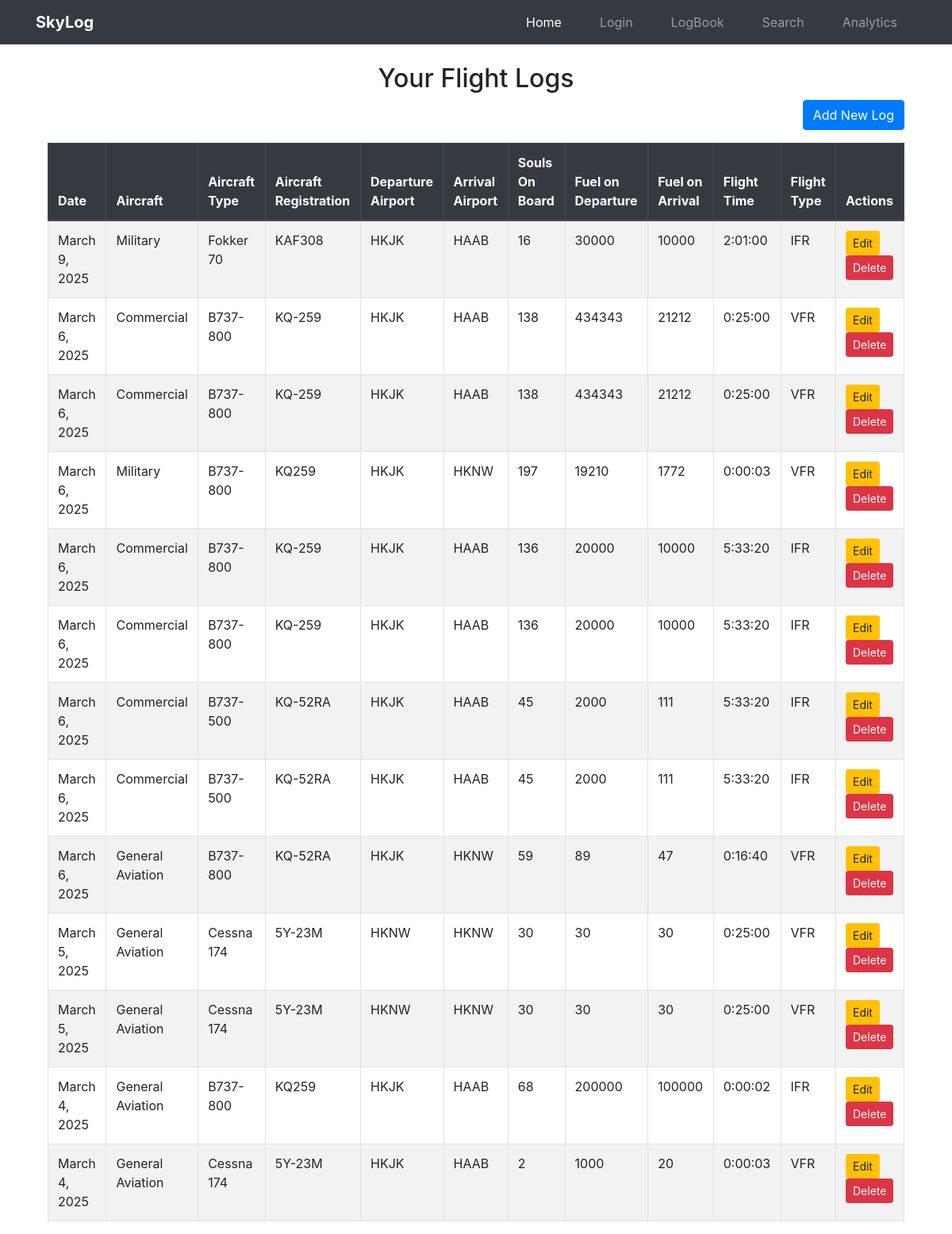
/logbook/logs_list/ (signed in), run on an earlier commit of the app's database.
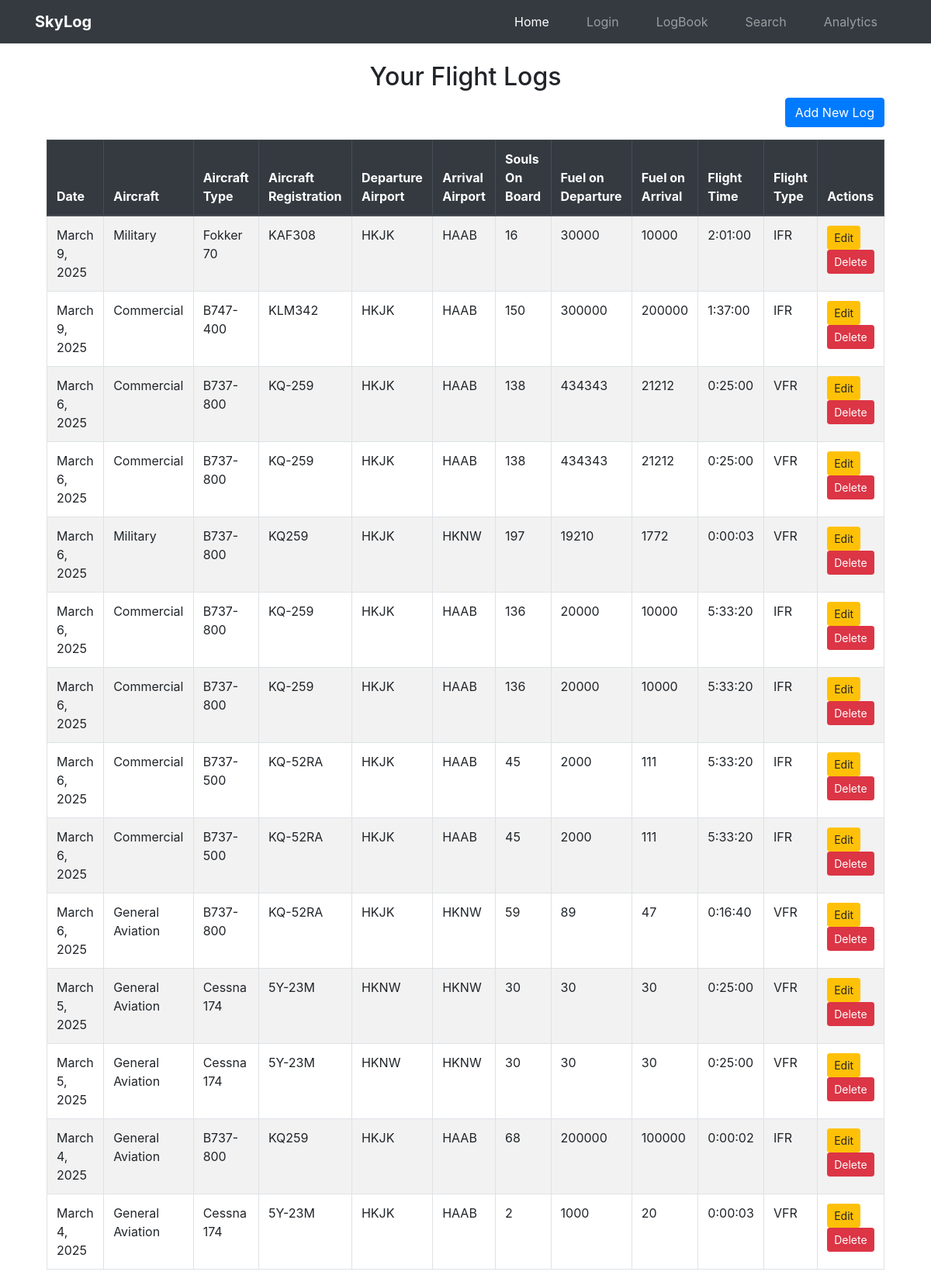
And on a later commit of the database.
### logs/models.py (models this page shows, shortened)
class Log(models.Model):
    user = models.ForeignKey(User, on_delete=models.CASCADE)
    date = models.DateField(default=now)
    AIRCRAFT=[("General Aviation","General Aviation"),("Commercial","Commercial"),("Military","Military")]
    aircraft = models.CharField(max_length=100,choices=AIRCRAFT)
    aircraft_type = models.CharField(max_length=100)
    aircraft_registration = models.CharField(max_length=100)
    departure_airport = models.CharField(max_length=4, validators=[icao_validator])
    arrival_airport = models.CharField(max_length=4, validators=[icao_validator])
    flight_time = models.DurationField()  # timedelta for hours & minutes
    souls_on_board = models.PositiveIntegerField(default=0)
    fuel_on_departure = models.PositiveIntegerField(default=0)
    fuel_on_arrival = models.PositiveIntegerField(default=0)
    remarks = models.TextField(blank=True, null=True)
    PURPOSE=[("Training","Training"),
             ("Recreational","Recreational"),
             ("Cargo_flight","Cargo_flight"),
             ("Passenger_flight","Passenger_flight")
             ]
    purpose = models.CharField(max_length=20,choices=PURPOSE)
    FLIGHT_TYPES = [("VFR", "Visual Flight Rules"), ("IFR", "Instrument Flight Rules")]
    flight_type = models.CharField(max_length=3, choices=FLIGHT_TYPES)
    flight_number = models.CharField(max_length=20, unique=True, default=uuid.uuid4)
    safety_concerns = models.BooleanField(default=False)

### logs/views.py (the view)
# urls.py: path('logs_list/', views.log_list, name='logs_list'),
@login_required
def log_list(request):
    logs = Log.objects.filter(user=request.user).order_by('-date')  # Show only user's logs
    return render(request, 'logs/log_list.html', {'logs': logs})

### logs/templates/logs/log_list.html (shortened to what this page needs)
{% extends "others/base.html" %}
{% block content %}
<div class="container mt-4">
    <h2 class="text-center">Your Flight Logs</h2>
    <div class="text-right mb-3">
        <a href="{% url 'logs:create_log' %}" class="btn btn-primary">Add New Log</a>
    </div>
    {% if logs %}
    <table class="table table-bordered table-striped">
        <thead class="thead-dark">
            <tr>
                <th>Date</th>
                <th>Aircraft</th>
                <th>Aircraft Type</th>
                <th>Aircraft Registration</th>
                <th>Departure Airport</th>
                <th>Arrival Airport</th>
                <th>Souls On Board</th>
                <th>Fuel on Departure</th>
                <th>Fuel on Arrival</th>
                <th>Flight Time</th>
                <th>Flight Type</th>
                <th>Actions</th>
            </tr>
        </thead>
        <tbody>
            {% for log in logs %}
            <tr>
                <td>{{ log.date }}</td>
                <td>{{ log.aircraft }}</td>
                <td>{{ log.aircraft_type }}</td>
                <td>{{ log.aircraft_registration }}</td>
                <td>{{ log.departure_airport }}</td>
                <td>{{ log.arrival_airport }}</td>
                <td>{{ log.souls_on_board }}</td>
                <td>{{ log.fuel_on_departure }}</td>
                <td>{{ log.fuel_on_arrival }}</td>
                <td>{{ log.flight_time }}</td>
                <td>{{ log.flight_type }}</td>
                 <td>
                    <a href="{% url 'logs:edit_log' log.id %}" class="btn btn-warning btn-sm">Edit</a>
                    <a href="{% url 'logs:delete_log' log.id %}" class="btn btn-danger btn-sm">Delete</a>
                </td>
            </tr>
            {% endfor %}
        </tbody>
    </table>
    {% else %}
    <p class="text-center">No flight logs available.</p>
    {% endif %}
</div>
{% endblock %}

What changed in the data, as far as the page shows it:
added Log: date "March 9, 2025", aircraft "Commercial", aircraft_type "B747-400", aircraft_registration "KLM342", departure_airport "HKJK", arrival_airport "HAAB", souls_on_board "150", fuel_on_departure "300000", fuel_on_arrival "200000", flight_time "1:37:00", flight_type "IFR"
